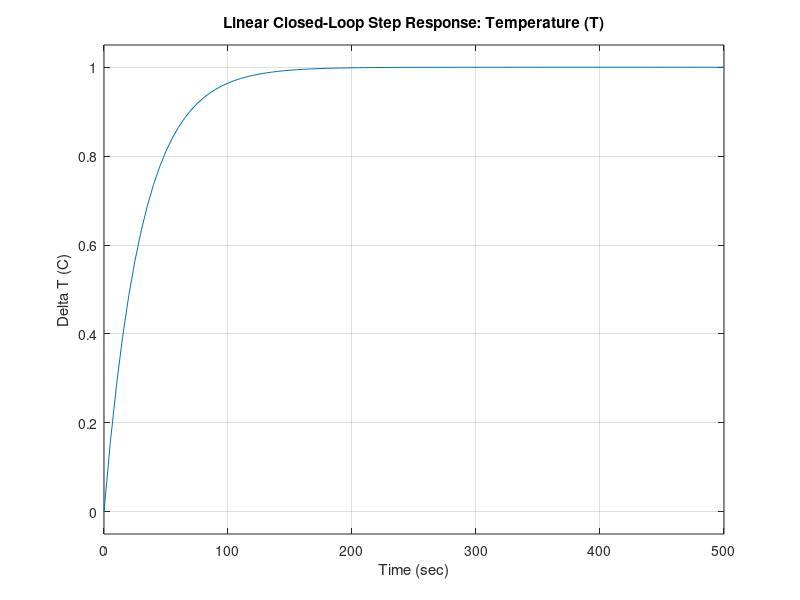
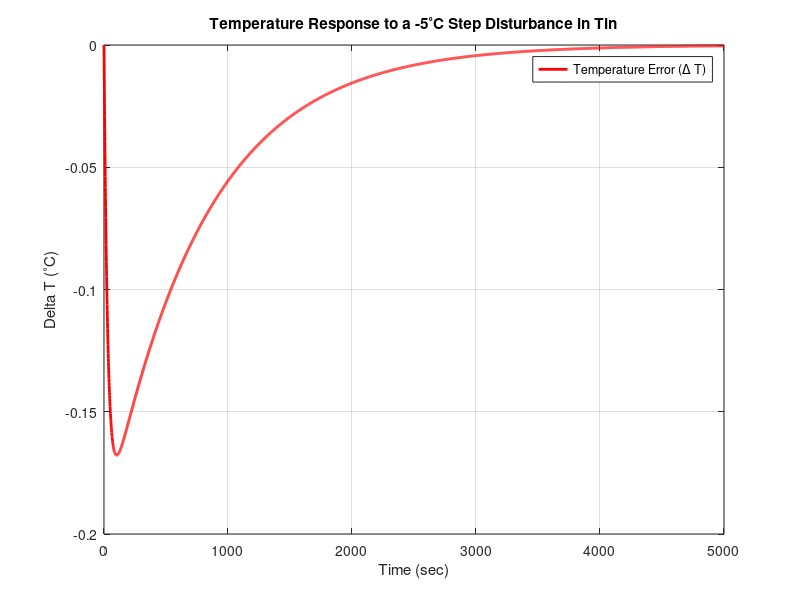

The MATLAB source for these figures, in order:
% Industrial Control Project - MIMO Tank Level and Temperature Control
% Author:  Raha Sajed
clear; clc; close all;

%% Step 1: System Parameters & Operating Points
A_tank = 0.785;       % Tank cross-sectional area (m^2)
h0 = 1;               % Operating height (m)
T0 = 50;              % Operating temperature (C)
Tin = 25;             % Inlet water temperature (C)
qin0 = 0.001;         % Operating inlet flow rate (m^3/s)
kv = 0.001;           % Valve constant
inv_rho_Cp = 2.392e-7;% 1 / (rho * Cp)

%% Step 2: Linear Transfer Functions (Continuous Time)
s = tf('s');

G11 = 2000 / (1570*s + 1);
G12 = 0;
G21 = -25000 / (785*s + 1);
G22 = 0.0002392 / (785*s + 1);

G_plant = [G11, G12; G21, G22];

fprintf('--- Open-Loop Transfer Function Matrix G(s) ---\n');
display(G_plant);

%% Step 3: Advanced Decoupler Design (Feedforward Decoupling)
% Since G12 = 0 and G21 ~= 0, we have a one-way coupling.
% We design a decoupler D21(s) to cancel the effect of delta_qin on delta_T.
% Condition: G21(s) + G22(s)*D21(s) = 0  =>  D21(s) = -G21(s) / G22(s)

D21 = - G21 / G22;
D21 = minreal(D21); % Simplify the transfer function

fprintf('--- Designed Decoupler D21(s) ---\n');
display(D21);

%% Step 4: Controller Tuning (PI/PID Design)
% Loop 1: Level Control (G11) using a PI Controller
% Desired closed-loop settling time ~ 300 seconds, no overshoot
Target_Tau1 = 60; 
Kp_level = 1570 / (2000 * Target_Tau1);
Ki_level = 1 / (2000 * Target_Tau1);
C_level = Kp_level + Ki_level/s;

% Loop 2: Temperature Control (G22) using a PI Controller
% Desired closed-loop settling time ~ 150 seconds
Target_Tau2 = 30;
Kp_temp = 785 / (0.0002392 * Target_Tau2);
Ki_temp = 1 / (0.0002392 * Target_Tau2);
C_temp = Kp_temp + Ki_temp/s;

fprintf('--- Controller Parameters ---\n');
fprintf('Level Controller: Kp = %f, Ki = %f\n', Kp_level, Ki_level);
fprintf('Temp Controller:  Kp = %f, Ki = %f\n', Kp_temp, Ki_temp);

%% Step 5: Closed-Loop Simulation (Linear Ideal Case)
% Ideal decoupled complementary sensitivity functions
T_level = minreal((C_level*G11) / (1 + C_level*G11));
T_temp = minreal((C_temp*G22) / (1 + C_temp*G22));

% Plot Linear Closed-Loop Step Response
figure('Name', 'Closed-Loop Ideal Response', 'NumberTitle', 'off');
subplot(2,1,1);
step(T_level, 500);
grid on;
title('Linear Closed-Loop Step Response: Level (h)');
xlabel('Time (sec)'); ylabel('Delta h (m)');

subplot(2,1,2);
step(T_temp, 500);
grid on;
title('Linear Closed-Loop Step Response: Temperature (T)');
xlabel('Time (sec)'); ylabel('Delta T (C)');


%% Step 6: Define Plant with Disturbance Input
% New Input Vector: U = [Delta_qin; Delta_Qh; Delta_Tin]
% Transfer function from Delta_Tin to Delta_h is 0
% Transfer function from Delta_Tin to Delta_T is G23(s) = qin0 / (A_tank*h0*s + qin0)

G23 = qin0 / (A_tank * h0 * s + qin0);

% Closed-loop response to a step disturbance in Tin (e.g., Delta_Tin = -5 Degrees)
% We analyze how the Temperature Controller (C_temp) rejects this disturbance
T_dist_to_Temp = minreal(G23 / (1 + C_temp * G22));

%% Step 7: Simulate and Plot Disturbance Response
t_sim = 0:1:5000;
dist_amplitude = -5; % Inlet water suddenly drops by 5 degrees Celsius
[y_dist, t_out] = step(T_dist_to_Temp, t_sim);

figure('Name', 'Disturbance Rejection Analysis', 'NumberTitle', 'off');
plot(t_out, y_dist * dist_amplitude, 'r', 'LineWidth', 2);
grid on;
title('Temperature Response to a -5^{\circ}C Step Disturbance in Tin');
xlabel('Time (sec)');
ylabel('Delta T (^{\circ}C)');
legend('Temperature Error (\Delta T)');
